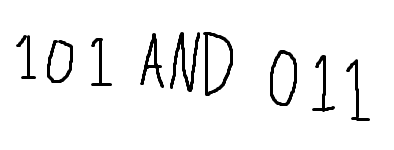
#> input picture scallop_bitwise/handwritten_input.png, 394 x 150 px
$ python preprocess.py
#> lines starting #> are read from the running program, lines starting #| are printed output that depends on the picture; after the words box and inside, x2 and y2 are one past the last pixel; in counts of white or black regions, pixels touching at a corner belong together
#> the answer given: ../scallop_bitwise/handwritten_input.png
# preprocess.py
import cv2
import numpy as np
import os
import matplotlib.pyplot as plt

def preprocess_image(image_path, target_size=(28, 28), visualize=False):
    """
    Preprocess a handwriting image for recognition.

    Args:
        image_path (str): Path to the image file
        target_size (tuple): Target size for the processed image
        visualize (bool): If True, displays the processing steps

    Returns:
        numpy.ndarray: Preprocessed image as a normalized array
    """
#> called with image_path = '../scallop_bitwise/handwritten_input.png', target_size = (28, 28), visualize = True
    # Read image
    image = cv2.imread(image_path)
#> image is the input picture: shape (150, 394, 3); min 0, max 255, mean 241.4
    if image is None:
        raise ValueError(f"Could not read image at {image_path}")

    # Convert to grayscale
    gray = cv2.cvtColor(image, cv2.COLOR_BGR2GRAY)

    # Apply thresholding to create binary image
    _, binary = cv2.threshold(gray, 150, 255, cv2.THRESH_BINARY_INV)
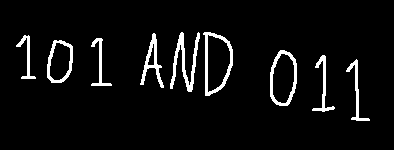
#> binary: shape (150, 394); 5.4% white; 9 white regions, largest, box (x1, y1, x2, y2) and area: (170, 32, 200, 92) 554, (203, 32, 233, 96) 489, (270, 50, 297, 106) 427

    # Resize to target size
    resized = cv2.resize(binary, target_size)
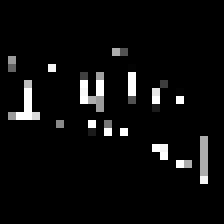
#> resized: shape (28, 28) (shown 8 times larger); min 0, max 255, mean 12.2

    # Normalize pixel values to [0, 1]
    normalized = resized / 255.0

    # Visualize preprocessing steps if requested
    if visualize:
        plt.figure(figsize=(12, 4))

        plt.subplot(141)
        plt.imshow(cv2.cvtColor(image, cv2.COLOR_BGR2RGB))
        plt.title('Original')
        plt.axis('off')

        plt.subplot(142)
        plt.imshow(gray, cmap='gray')
        plt.title('Grayscale')
        plt.axis('off')

        plt.subplot(143)
        plt.imshow(binary, cmap='gray')
        plt.title('Binary')
        plt.axis('off')

        plt.subplot(144)
        plt.imshow(normalized, cmap='gray')
        plt.title('Normalized')
        plt.axis('off')

        plt.tight_layout()
        plt.show()
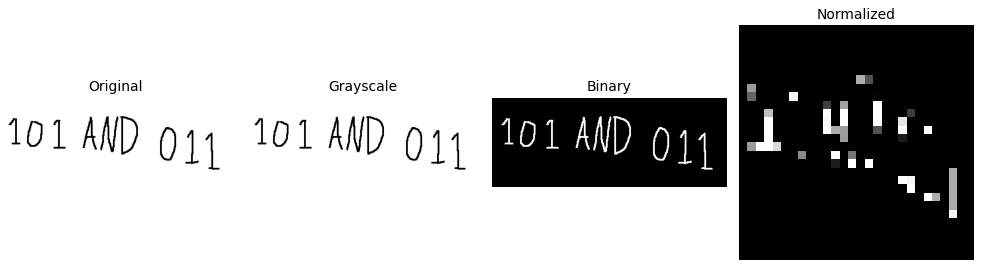
#> figure drawn by matplotlib, 4 panels
#| Preprocessed image shape: (28, 28)
#| Pixel value range: 0.0 to 1.0
#> (printed output is left out)

    return normalized

def save_image_as_text(image_array, filename):
    """
    Save image pixel information to a text file in (x,y,value) format.

    Args:
        image_array (numpy.ndarray): The processed image array
        filename (str): Name of the output file
    """
#> called with filename = 'handwritten_input_pixels.txt'
    # Create directory if it doesn't exist
    output_dir = os.path.join(os.path.dirname(os.path.abspath(__file__)), "input_processed")
    os.makedirs(output_dir, exist_ok=True)

    # Full path to output file
    output_path = os.path.join(output_dir, filename)

    # Write pixel information to file
    with open(output_path, 'w') as f:
        height, width = image_array.shape
#> height = 28; width = 28
        for y in range(height):
            for x in range(width):
                # Only write non-zero pixels for efficiency
                if image_array[y, x] > 0:
                    f.write(f"{x},{y},{image_array[y, x]:.6f}\n")

    print(f"Pixel information saved to {output_path}")

def test_preprocessing():
    """
    Simple test function for the preprocessing pipeline.
    """
    image_path = input("Enter path to a test image: ")
    if not os.path.exists(image_path):
        print(f"Image not found at {image_path}")
        return

    try:
        processed = preprocess_image(image_path, visualize=True)
        print(f"Preprocessed image shape: {processed.shape}")
        print(f"Pixel value range: {processed.min()} to {processed.max()}")
        print(f"Image as array: {processed.tolist()}")

        # Save pixel information to text file
        base_filename = os.path.basename(image_path)
        output_filename = f"{os.path.splitext(base_filename)[0]}_pixels.txt"
        save_image_as_text(processed, output_filename)
    except Exception as e:
        print(f"Error during preprocessing: {e}")

if __name__ == "__main__":
    test_preprocessing()
